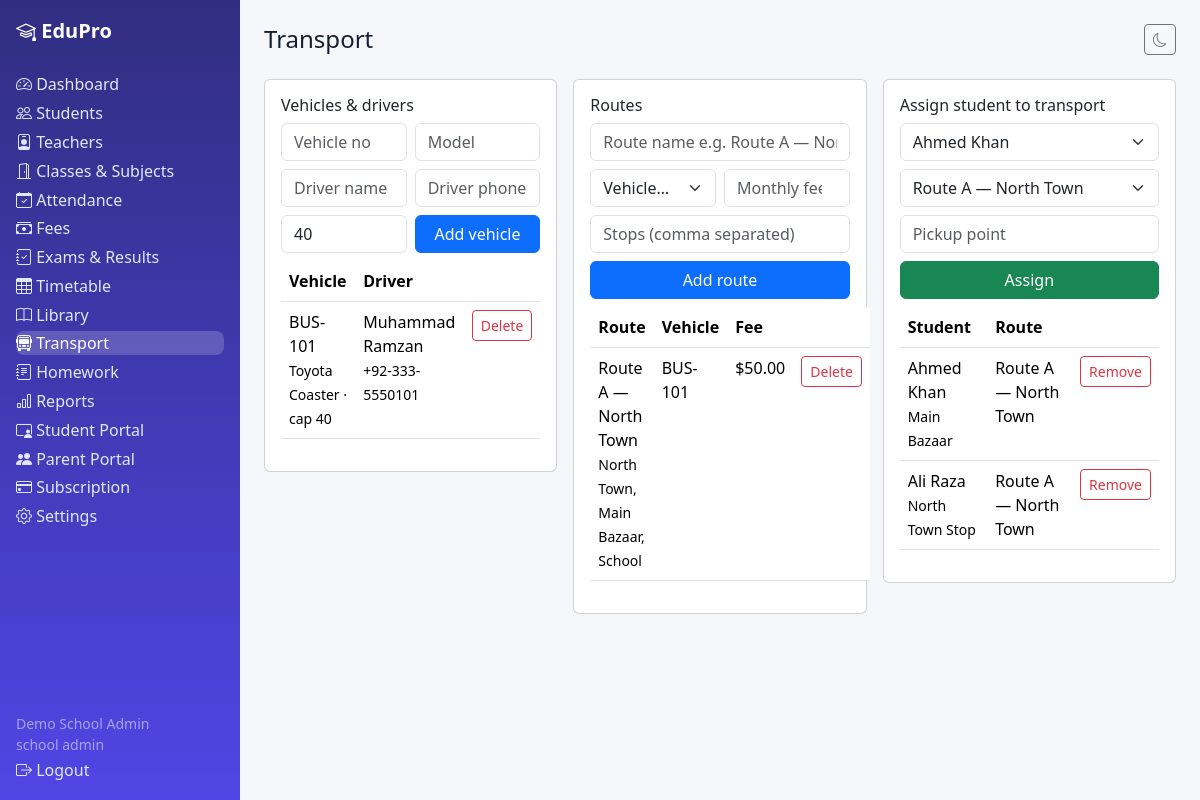
The app's page /transport.php (signed in) with its own data.
### tables this page shows
CREATE TABLE vehicles (id INT UNSIGNED AUTO_INCREMENT PRIMARY KEY, tenant_id INT UNSIGNED NOT NULL, vehicle_no VARCHAR(40) NOT NULL, model VARCHAR(80) NULL, driver_name VARCHAR(120) NULL, driver_phone VARCHAR(40) NULL, capacity INT NOT NULL DEFAULT 40, FOREIGN KEY(tenant_id) REFERENCES tenants(id) ON DELETE CASCADE);

CREATE TABLE routes (id INT UNSIGNED AUTO_INCREMENT PRIMARY KEY, tenant_id INT UNSIGNED NOT NULL, name VARCHAR(120) NOT NULL, vehicle_id INT UNSIGNED NULL, monthly_fee DECIMAL(10,2) NOT NULL DEFAULT 0, stops TEXT NULL, FOREIGN KEY(tenant_id) REFERENCES tenants(id) ON DELETE CASCADE, FOREIGN KEY(vehicle_id) REFERENCES vehicles(id) ON DELETE SET NULL);

CREATE TABLE transport_assignments (id INT UNSIGNED AUTO_INCREMENT PRIMARY KEY, tenant_id INT UNSIGNED NOT NULL, student_id INT UNSIGNED NOT NULL, route_id INT UNSIGNED NOT NULL, pickup_point VARCHAR(120) NULL, UNIQUE KEY uq_ta(tenant_id,student_id), FOREIGN KEY(tenant_id) REFERENCES tenants(id) ON DELETE CASCADE, FOREIGN KEY(student_id) REFERENCES students(id) ON DELETE CASCADE, FOREIGN KEY(route_id) REFERENCES routes(id) ON DELETE CASCADE);

CREATE TABLE students (id INT UNSIGNED AUTO_INCREMENT PRIMARY KEY, tenant_id INT UNSIGNED NOT NULL, user_id INT UNSIGNED NULL, admission_no VARCHAR(40) NOT NULL, first_name VARCHAR(80) NOT NULL, last_name VARCHAR(80) NOT NULL DEFAULT '', gender ENUM('male','female','other') NOT NULL DEFAULT 'male', date_of_birth DATE NULL, class_id INT UNSIGNED NULL, section_id INT UNSIGNED NULL, category VARCHAR(40) NOT NULL DEFAULT 'general', guardian_name VARCHAR(120) NULL, guardian_phone VARCHAR(40) NULL, guardian_email VARCHAR(190) NULL, address VARCHAR(255) NULL, status ENUM('active','transferred','graduated','suspended') NOT NULL DEFAULT 'active', created_at DATETIME NOT NULL DEFAULT CURRENT_TIMESTAMP, UNIQUE KEY uq_student_adm(tenant_id,admission_no), INDEX idx_stu_tenant(tenant_id), INDEX idx_stu_class(class_id), FOREIGN KEY(tenant_id) REFERENCES tenants(id) ON DELETE CASCADE, FOREIGN KEY(class_id) REFERENCES classes(id) ON DELETE SET NULL, FOREIGN KEY(section_id) REFERENCES sections(id) ON DELETE SET NULL);

### includes/functions.php (called while the page is built, shortened)
<?php
function e(?string $v): string { return htmlspecialchars($v ?? '', ENT_QUOTES, 'UTF-8'); }
function current_user(): ?array { return $_SESSION['user'] ?? null; }
function tenant_id(): ?int { $u = current_user(); return isset($u['tenant_id']) && $u['tenant_id'] !== null ? (int)$u['tenant_id'] : null; }
function money($n): string { return '$' . number_format((float)$n, 2); }

### includes/auth.php (called while the page is built, shortened)
<?php
require_once __DIR__ . '/functions.php';
function require_tenant(): int {
    $t = tenant_id();
    return $t;
}

### transport.php (the view, shortened to what this page needs)
<?php require_once __DIR__ . '/includes/auth.php'; $user=require_role(['school_admin','principal','teacher','accountant']); $pdo=db(); check_tenant_active($pdo); $tid=require_tenant(); $base=''; $active='transport'; $pageTitle='Transport';
$vehicles=$pdo->query("SELECT * FROM vehicles WHERE tenant_id=$tid ORDER BY id DESC")->fetchAll();
$routes=$pdo->query("SELECT r.*,v.vehicle_no,v.driver_name FROM routes r LEFT JOIN vehicles v ON v.id=r.vehicle_id WHERE r.tenant_id=$tid ORDER BY r.id DESC")->fetchAll();
$students=$pdo->query("SELECT * FROM students WHERE tenant_id=$tid AND status='active' ORDER BY first_name")->fetchAll();
$s=$pdo->prepare('SELECT ta.*,s.first_name,s.last_name,r.name route_name FROM transport_assignments ta JOIN students s ON s.id=ta.student_id JOIN routes r ON r.id=ta.route_id WHERE ta.tenant_id=? ORDER BY ta.id DESC'); $s->execute([$tid]); $assigns=$s->fetchAll();
include __DIR__ . '/includes/header.php'; ?>
<div class="row g-3">
<div class="col-lg-4"><div class="card p-3"><h6>Vehicles & drivers</h6><form method="post" class="row g-2"><?= csrf_field() ?><input type="hidden" name="action" value="vehicle">
<div class="col-md-6"><input class="form-control" name="vehicle_no" placeholder="Vehicle no" required></div><div class="col-md-6"><input class="form-control" name="model" placeholder="Model"></div>
<div class="col-md-6"><input class="form-control" name="driver_name" placeholder="Driver name"></div><div class="col-md-6"><input class="form-control" name="driver_phone" placeholder="Driver phone"></div>
<div class="col-md-6"><input class="form-control" type="number" name="capacity" placeholder="Capacity" value="40"></div><div class="col-md-6"><button class="btn btn-primary w-100">Add vehicle</button></div></form>
<table class="table mt-2"><tr><th>Vehicle</th><th>Driver</th><th></th></tr><?php foreach($vehicles as $v): ?><tr><td><?= e($v['vehicle_no']) ?><br><small><?= e($v['model']??'') ?> · cap <?= $v['capacity'] ?></small></td><td><?= e($v['driver_name']??'') ?><br><small><?= e($v['driver_phone']??'') ?></small></td><td><form method="post"><?= csrf_field() ?><input type="hidden" name="action" value="vehicle_delete"><input type="hidden" name="id" value="<?= $v['id'] ?>"><button class="btn btn-sm btn-outline-danger">Delete</button></form></td></tr><?php endforeach; ?></table></div></div>
<div class="col-lg-4"><div class="card p-3"><h6>Routes</h6><form method="post" class="row g-2"><?= csrf_field() ?><input type="hidden" name="action" value="route">
<div class="col-md-12"><input class="form-control" name="name" placeholder="Route name e.g. Route A — North" required></div>
<div class="col-md-6"><select class="form-select" name="vehicle_id"><option value="">Vehicle…</option><?php foreach($vehicles as $v): ?><option value="<?= $v['id'] ?>"><?= e($v['vehicle_no']) ?></option><?php endforeach; ?></select></div>
<div class="col-md-6"><input class="form-control" type="number" step="any" name="monthly_fee" placeholder="Monthly fee"></div>
<div class="col-md-12"><input class="form-control" name="stops" placeholder="Stops (comma separated)"></div>
<div class="col-md-12"><button class="btn btn-primary w-100">Add route</button></div></form>
<table class="table mt-2"><tr><th>Route</th><th>Vehicle</th><th>Fee</th><th></th></tr><?php foreach($routes as $r): ?><tr><td><?= e($r['name']) ?><br><small><?= e($r['stops']??'') ?></small></td><td><?= e($r['vehicle_no']??'') ?></td><td><?= money($r['monthly_fee']) ?></td><td><form method="post"><?= csrf_field() ?><input type="hidden" name="action" value="route_delete"><input type="hidden" name="id" value="<?= $r['id'] ?>"><button class="btn btn-sm btn-outline-danger">Delete</button></form></td></tr><?php endforeach; ?></table></div></div>
<div class="col-lg-4"><div class="card p-3"><h6>Assign student to transport</h6><form method="post" class="row g-2"><?= csrf_field() ?><input type="hidden" name="action" value="assign">
<div class="col-md-12"><select class="form-select" name="student_id" required><?php foreach($students as $st): ?><option value="<?= $st['id'] ?>"><?= e($st['first_name'].' '.$st['last_name']) ?></option><?php endforeach; ?></select></div>
<div class="col-md-12"><select class="form-select" name="route_id" required><?php foreach($routes as $r): ?><option value="<?= $r['id'] ?>"><?= e($r['name']) ?></option><?php endforeach; ?></select></div>
<div class="col-md-12"><input class="form-control" name="pickup_point" placeholder="Pickup point"></div>
<div class="col-md-12"><button class="btn btn-success w-100">Assign</button></div></form>
<table class="table mt-2"><tr><th>Student</th><th>Route</th><th></th></tr><?php foreach($assigns as $as): ?><tr><td><?= e($as['first_name'].' '.$as['last_name']) ?><br><small><?= e($as['pickup_point']??'') ?></small></td><td><?= e($as['route_name']) ?></td><td><form method="post"><?= csrf_field() ?><input type="hidden" name="action" value="unassign"><input type="hidden" name="id" value="<?= $as['id'] ?>"><button class="btn btn-sm btn-outline-danger">Remove</button></form></td></tr><?php endforeach; ?></table></div></div>
</div>
<?php include __DIR__ . '/includes/footer.php'; ?>

### assets/css/style.css (style rules this page uses)
:root { --brand:#4f46e5;--bg:#f6f7fb;--card:#fff;--text:#172033 }
body { background:var(--bg);color:var(--text);font-family:system-ui,-apple-system,"Segoe UI",Roboto,sans-serif }

### records on screen
vehicles: vehicle_no "BUS-101", model "Toyota Coaster", capacity "40", driver_name "Muhammad Ramzan", driver_phone "+92-333-5550101"
routes: name "Route A — North Town", stops "North Town, Main Bazaar, School", vehicle.vehicle_no "BUS-101", monthly_fee "$50.00"
transport_assignments: student.last_name "Ahmed Khan", pickup_point "Main Bazaar", route.name "Route A — North Town"
transport_assignments: student.last_name "Ali Raza", pickup_point "North Town Stop", route.name "Route A — North Town"

### other values on screen
$l "Dashboard"
$l "Students"
$l "Teachers"
$l "Classes & Subjects"
$l "Attendance"
$l "Fees"
$l "Exams & Results"
$l "Timetable"
$l "Library"
$l "Transport"
$l "Homework"
$l "Reports"
$l "Student Portal"
$l "Parent Portal"
$l "Subscription"
